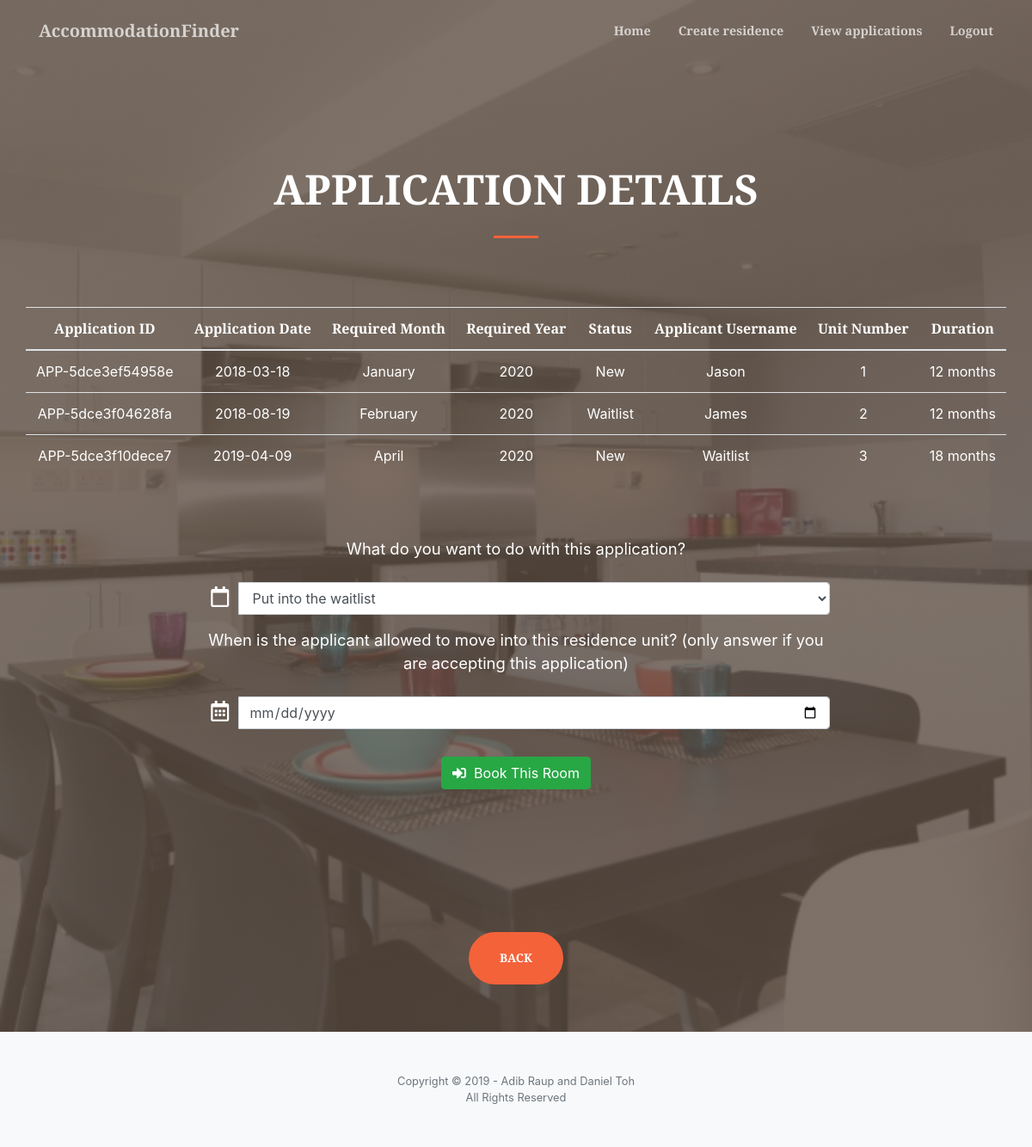
/applicationDetails.php, run on the app's committed database.
### tables this page shows
CREATE TABLE `application` (
  `applyID` varchar(20) NOT NULL,
  `applyDate` date NOT NULL,
  `reqMonth` char(10) NOT NULL,
  `reqYear` int(4) NOT NULL,
  `status` char(10) NOT NULL,
  `applyUName` varchar(30) NOT NULL,
  `resID` varchar(20) NOT NULL,
  `unitNo` int(10) NOT NULL,
  `duration` varchar(10) NOT NULL,
  PRIMARY KEY (`applyID`),
  FOREIGN KEY (`applyUName`) REFERENCES users(`username`),
  FOREIGN KEY (`resID`) REFERENCES residence(`resID`)
);

### applicationDetails.php (the view, shortened to what this page needs)
<!DOCTYPE html>
<html lang="en">
<head>
  <link href="vendor/fontawesome-free/css/all.min.css" rel="stylesheet" type="text/css">
  <link href="vendor/magnific-popup/magnific-popup.css" rel="stylesheet">
  <link href="css/creative4.5.min.css" rel="stylesheet">
</head>
<body id="page-top">
  <form action="createAllocationAction.php" method="POST">
  <nav class="navbar navbar-expand-lg navbar-light fixed-top py-3" id="mainNav">
    <div class="container">
      <a class="navbar-brand js-scroll-trigger" href="index.html">AccommodationFinder</a>
      <div class="collapse navbar-collapse" id="navbarResponsive">
        <ul class="navbar-nav ml-auto my-2 my-lg-0">
          <li class="nav-item">
            <a class="nav-link js-scroll-trigger" href="landlordHome.php">Home</a>
          </li>
          <li class="nav-item">
            <a class="nav-link js-scroll-trigger" href="createAccommodation.html">Create residence</a>
          </li>
          <li class="nav-item">
            <a class="nav-link js-scroll-trigger" href="landlordViewApplications.php">View applications</a>
          </li>
          <li class="nav-item">
            <a class="nav-link js-scroll-trigger" href="index.html">Logout</a>
          </li>
        </ul>
      </div>
    </div>
  </nav>
  <header class="masthead">
    <div class="container h-100">
      <div class="row h-100 align-items-center justify-content-center text-center">
        <div class="col-lg-10 align-self-end">
          <h1 class="text-uppercase text-white font-weight-bold"><font size="7">Application Details</font></h1>
          <hr class="divider my-4">
        </div>
          <table class="table table-hover">
            <thead>
              <tr>
                <th><font color="white">Application ID</font></th>
                <th><font color="white">Application Date</font></th>
                <th><font color="white">Required Month</font></th>
                <th><font color="white">Required Year</font></th>
                <th><font color="white">Status</font></th>
                <th><font color="white">Applicant Username</font></th>
                <th><font color="white">Unit Number</font></th>
                <th><font color="white">Duration</font></th>
              </tr>
            </thead>
            <tbody>
              <?php
                $servername = "localhost";
                $username = "root";
                $password = "";
                $conn = new mysqli($servername, $username, $password);
                $conn->select_db("accommodationfinder");
                $searchKeyword = "%".$_SESSION["resID"]."%";
                $lq = "SELECT * FROM application WHERE resID LIKE '$searchKeyword'";
                $res = $conn->query($lq);
                foreach($res as $opt){
              ?>
                <tr>
                  <td scope="row" class="applyID"><font color="white"><?php echo $opt['applyID']?></font></td>
                  <td class="applyDate"><font color="white"><?php echo $opt['applyDate']?></font></td>
                  <td class="reqMonth"><font color="white"><?php echo $opt['reqMonth']?></font></td>
                  <td class="reqYear"><font color="white"><?php echo $opt['reqYear']?></font></td>
                  <td class="status"><font color="white"><?php echo $opt['status']?></font></td>
                  <td class="uName"><font color="white"><?php echo $opt['applyUName']?></font></td>
                  <td class="unitNo"><font color="white"><?php echo $opt['unitNo']?></font></td>
                  <td class="duration"><font color="white"><?php echo $opt['duration']?></font></td>
                </tr>
              <?php }?>
            </tbody>
          </table>
          <div class="col-lg-8 align-self-baseline">
            <div class="form-group">
                <p class="text-white-50 mb-4"><font color="white">What do you want to do with this application?</font></p>
                <div class="input-group mb-2 mr-sm-2 mb-sm-0">
                    <div class="input-group-addon" style="width: 2.6rem"><font color="white" size="+2.5"><i class="	far fa-calendar"></i></font></div>
                    <select name="application" class="form-control" required>
                      <option value="Waitlist">Put into the waitlist</option>
                    </select>
                </div>
            </div>
            <div class="form-group">
                <p class="text-white-50 mb-4"><font color="white">When is the applicant allowed to move into this residence unit?
                (only answer if you are accepting this application)</font></p>
                <div class="input-group mb-2 mr-sm-2 mb-sm-0">
                    <div class="input-group-addon" style="width: 2.6rem"><font color="white" size="+2.5"><i class="	far fa-calendar-alt"></i></font></div>
                    <input type="date" name="reqDate" class="form-control" id="reqDate">
                </div>
            </div>
            <div class="row" style="padding-top: 1rem">
                <div class="col-md-3"></div>
                <div class="col-md-6">
                    <a href="landlordHome.html"><button type="submit" class="btn btn-success" onclick="myFunction()">
                      <i class="fas fa-sign-in-alt"></i>&nbsp  Book This Room</button></a>
                </div>
            </div>
          </div>
          <div class="col-lg-6">
            <a class="btn btn-primary btn-xl js-scroll-trigger" href="landlordViewApplications.php">Back</a>
          </div>
      </div>
    </div>
  </header>
</form>
  <footer class="bg-light py-5">
    <div class="container">
      <div class="small text-center text-muted">Copyright &copy; 2019 - Adib Raup and Daniel Toh</div>
      <div class="small text-center text-muted">All Rights Reserved</div>
    </div>
  </footer>
</body>
</html>

### data on the page
application: applyID "APP-5dce3ef54958e", applyDate "2018-03-18", reqMonth "January", reqYear "2020", status "New", applyUName "Jason", unitNo "1", duration "12 months"
application: applyID "APP-5dce3f04628fa", applyDate "2018-08-19", reqMonth "February", reqYear "2020", status "Waitlist", applyUName "James", unitNo "2", duration "12 months"
application: applyID "APP-5dce3f10dece7", applyDate "2019-04-09", reqMonth "April", reqYear "2020", status "New", applyUName "Waitlist", unitNo "3", duration "18 months"
